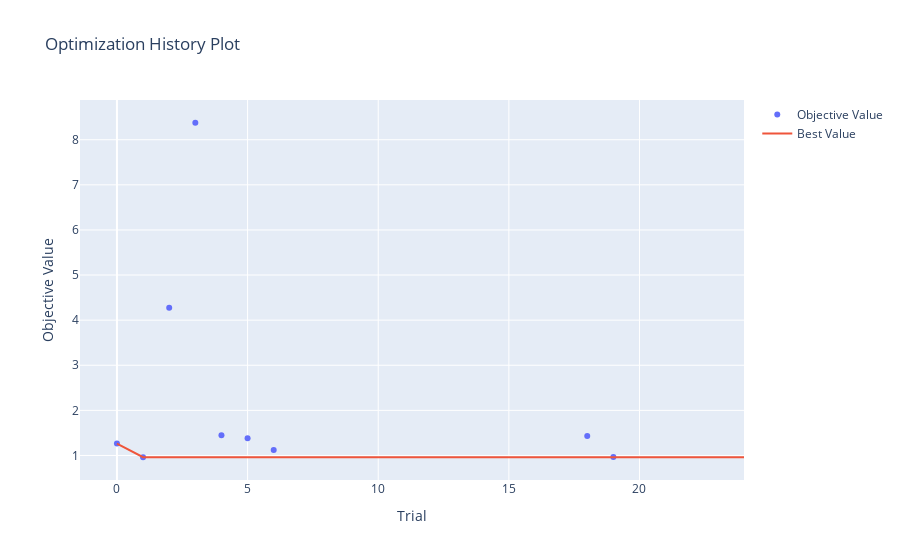

The notebook cell saved with this chart:
### Code cell
# create graph directory for this model
graph_path = pathlib.Path(
    f"../../figures/{mlp_params.MODEL_TYPE}/{mlp_params.MODEL_NAME}/{mlp_params.CELL_TYPE}/hyperparameter_optimization"
)

pathlib.Path(graph_path).mkdir(parents=True, exist_ok=True)
fig = optuna.visualization.plot_optimization_history(study)


graph_path = f"{graph_path}/plot_optimization_history_graph"

fig.write_image(pathlib.Path(f"{graph_path}.png"))
fig.show()

### Figure 1 — Plotly figure (JSON) as saved in the notebook; plotly's stock layout.template omitted (floating-point values rounded to 4 significant figures)
{"data": [{"mode": "markers", "name": "Objective Value", "type": "scatter", "x": [0, 1, 2, 3, 4, 5, 6, 18, 19], "y": [1.264, 0.9605, 4.277, 8.376, 1.448, 1.383, 1.12, 1.432, 0.968]}, {"mode": "lines", "name": "Best Value", "type": "scatter", "x": [0, 1, 2, 3, 4, 5, 6, 7, 8, 9, 10, 11, 12, 13, 14, 15, 16, 17, 18, 19, 20, 21, 22, 23, 24], "y": [1.264, 0.9605, 0.9605, 0.9605, 0.9605, 0.9605, 0.9605, 0.9605, 0.9605, 0.9605, 0.9605, 0.9605, 0.9605, 0.9605, 0.9605, 0.9605, 0.9605, 0.9605, 0.9605, 0.9605, 0.9605, 0.9605, 0.9605, 0.9605, 0.9605]}, {"marker": {"color": "#cccccc"}, "mode": "markers", "name": "Infeasible Trial", "showlegend": false, "type": "scatter", "x": [], "y": []}], "layout": {"title": {"text": "Optimization History Plot"}, "xaxis": {"title": {"text": "Trial"}}, "yaxis": {"title": {"text": "Objective Value"}}}}
